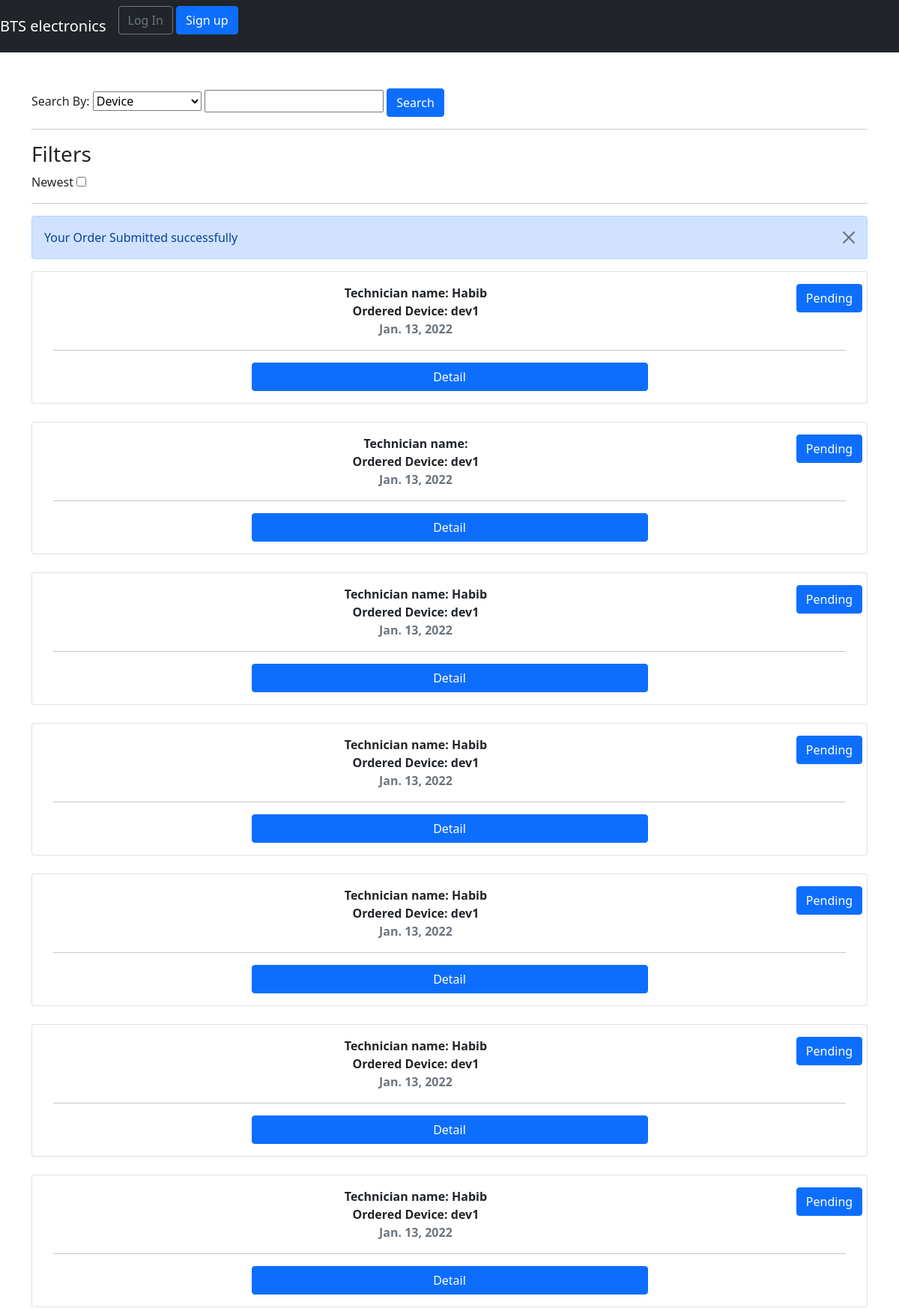
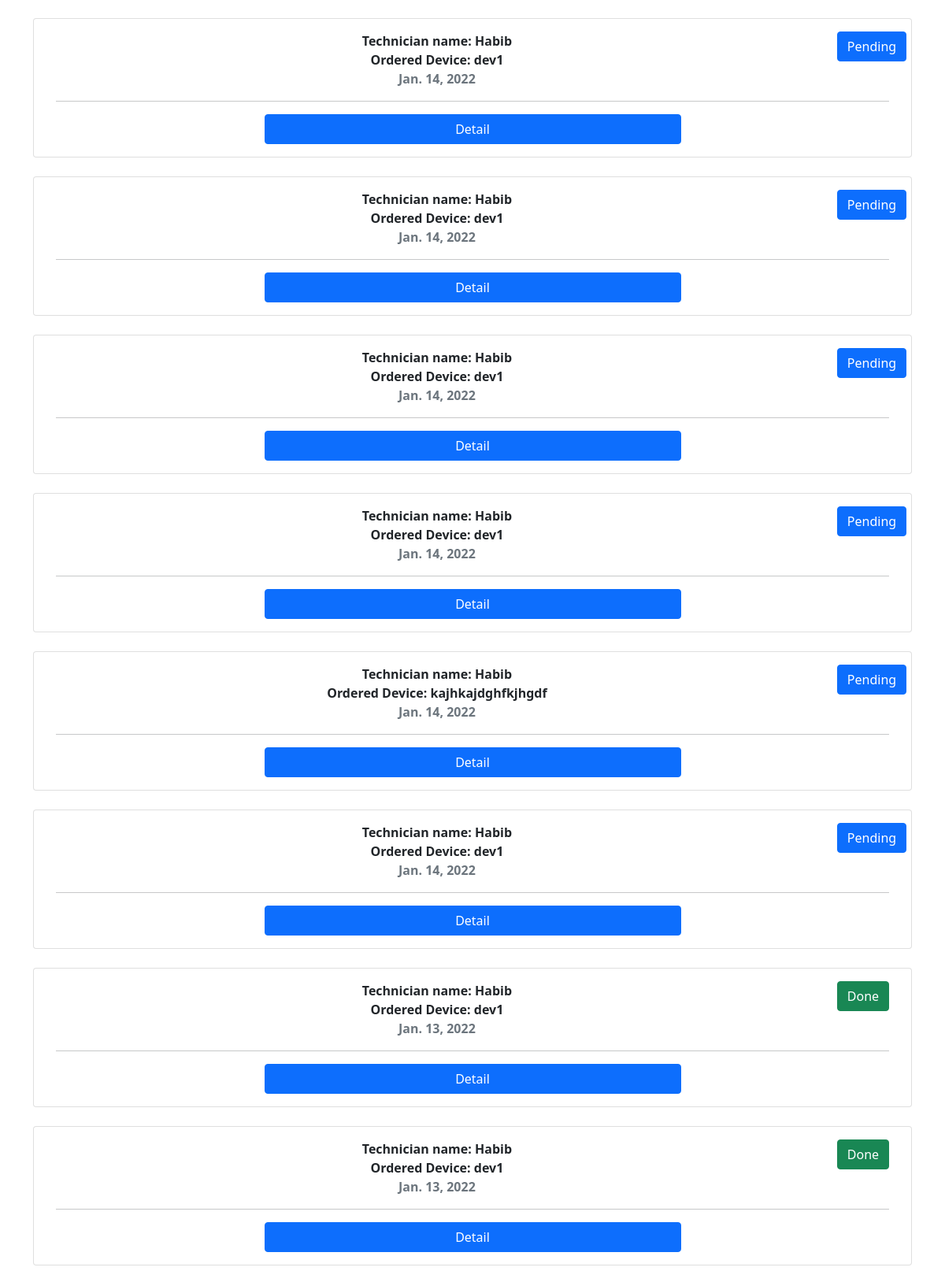
The page /order/ (upper part) on the database its author committed (2 pictures, top to bottom).
### project_user/models.py (models this page shows, shortened)
class Order(models.Model):
    User = models.ForeignKey(
        CustomUser,
        verbose_name=("customer"),
        on_delete=models.CASCADE,
        null = True)
    technician = models.ForeignKey(
        Technician,
        verbose_name=("technician"),
        related_name= 'ordertechnician',
        on_delete=models.CASCADE,
        null = True)
    device = models.ForeignKey(
        Device,
        verbose_name=("Order Device"),
        on_delete=models.CASCADE,
        related_name= 'orderDevice',
        null=False)
    status = models.BooleanField(default=False)
    date = models.DateField(auto_now=True) #, auto_now_add=True)

class Technician(models.Model):
    user = models.ForeignKey(
        CustomUser,
        verbose_name=("Technicians's User"),
        on_delete=models.CASCADE)
    organizationName = models.CharField(max_length=50)
    ProfilePicture = models.ImageField(
                            upload_to='images/',
                            height_field=None,
                            width_field=None,
                            max_length=None)
    Location = models.CharField(max_length=50)
    isApproved = models.BooleanField(default= False)
    rating = models.IntegerField(default = 0)
    device = models.ForeignKey(
        Device,
        verbose_name= (""),
        on_delete=models.CASCADE,
        related_name= 'technicianDevice')

class CustomUser(AbstractUser):
    is_customer = models.BooleanField()
    is_Technician = models.BooleanField()
    phoneNumber = models.IntegerField()

class Device(models.Model):
    devicename = models.CharField(max_length=50)
    deviceDescription = models.CharField(max_length=50)
    def __str__(self):
        return self.devicename

### project_user/views.py (the view, shortened to what this page needs)
# urls.py: path('order/', OrderListView.as_view(), name='order'), # new
class OrderListView(ListView):
    model = Order
    template_name = 'orderList.html'
    searchKeyWord ={}
    queryset = Order.objects.all().order_by('status')
    successMessage = ""
    def get(self, request, *args, **kwargs):
        if(request.GET and 'order' not in request.GET):
            self.Search(request)
        else:
            self.successMessage = "Your Order Is SuccessFully Submitted"
        return super().get(self, request, *args, **kwargs)
    def get_context_data(self, *, object_list=None, **kwargs):
        context = super().get_context_data(object_list=None, **kwargs)
        context['searched'] = self.searchKeyWord
        if self.successMessage:
            context['success'] = self.successMessage
        context['SearchForm'] = OrderSearchForm
        context['FilterForm'] = FilterForm
        return context

### templates/orderList.html (shortened to what this page needs)
{% extends 'base.html' %}
{% block content %}
        <div>
            <form action="get">
                <label for="searchFilter">Search By: </label>
                <select id="searchFilter" name="searchFilter">
                    <option value="device" {% if searched.device %} selected {% endif %} >Device</option>
                </select>
                <input type="text" value="{{ searched.value}}" name = "searchInput">
                <input type="submit" class = 'btn btn-primary' value = 'Search'>
                <hr>
                <h3>Filters</h3>
                <label for="newest"> Newest</label>
                <input type="checkbox" name="newest" id="newest" {% if searched.filter %} checked {% endif %}>
            </form>
            <hr>
        {% if success %}
            </div>
            <div>
            <div class="alert alert-primary alert-dismissible fade show" role="alert">
                    Your Order Submitted successfully
                <button type="button" class="btn-close" data-bs-dismiss="alert" aria-label="Close"></button>
                </div>
        {% endif %}
        </div>
{% if object_list %}
    {% for order in object_list %}
        <div class="card">
            <div class="card-body">
               <div class="container" style = "text-align:center">
                <div class="row">
                  <div class="col-11">
                      <strong>
                    Technician name: {{ order.technician.user.first_name }}<br>
                    Ordered Device: {{ order.device }}<br>
                    <span class="text-muted">{{ order.date }}</span>
                      </strong>
                  </div>
                  <div class="col-1">
                    {% if order.status %}
                        <button class="btn btn-success">Done</button>
                    {% else %}
                        <button class="btn btn-primary">Pending</button>
                    {% endif %}
                  </div>
                </div>
                <div style = "width:100%;">
                    <hr>
                <a style = "width:50%;" class = 'btn btn-primary {{color}}' align = "center" href = {% url 'orderDetail' order.id %}>Detail</a>
                </div>
              </div>
            </div>
        </div>
        <br />
    {% endfor %}
{% else %}
    <div class="card container">
        <div class="card-header">
            <h1> there is no Order with Searched </h1>
    </div>
{% endif %}
{% endblock content %}

### rows shown on the page
Order: technician.user.first_name "Habib", device "dev1", date "Jan. 13, 2022", status "Pending"
Order: device "dev1", date "Jan. 13, 2022", status "Pending"
Order: technician.user.first_name "Habib", device "dev1", date "Jan. 13, 2022", status "Pending"
Order: technician.user.first_name "Habib", device "dev1", date "Jan. 13, 2022", status "Pending"
Order: technician.user.first_name "Habib", device "dev1", date "Jan. 13, 2022", status "Pending"
Order: technician.user.first_name "Habib", device "dev1", date "Jan. 13, 2022", status "Pending"
Order: technician.user.first_name "Habib", device "dev1", date "Jan. 13, 2022", status "Pending"
Order: technician.user.first_name "Habib", device "dev1", date "Jan. 14, 2022", status "Pending"
Order: technician.user.first_name "Habib", device "dev1", date "Jan. 14, 2022", status "Pending"
Order: technician.user.first_name "Habib", device "dev1", date "Jan. 14, 2022", status "Pending"
Order: technician.user.first_name "Habib", device "dev1", date "Jan. 14, 2022", status "Pending"
Order: technician.user.first_name "Habib", device "kajhkajdghfkjhgdf", date "Jan. 14, 2022", status "Pending"
Order: technician.user.first_name "Habib", device "dev1", date "Jan. 14, 2022", status "Pending"
Order: technician.user.first_name "Habib", device "dev1", date "Jan. 13, 2022", status "Done"
Order: technician.user.first_name "Habib", device "dev1", date "Jan. 13, 2022", status "Done"
